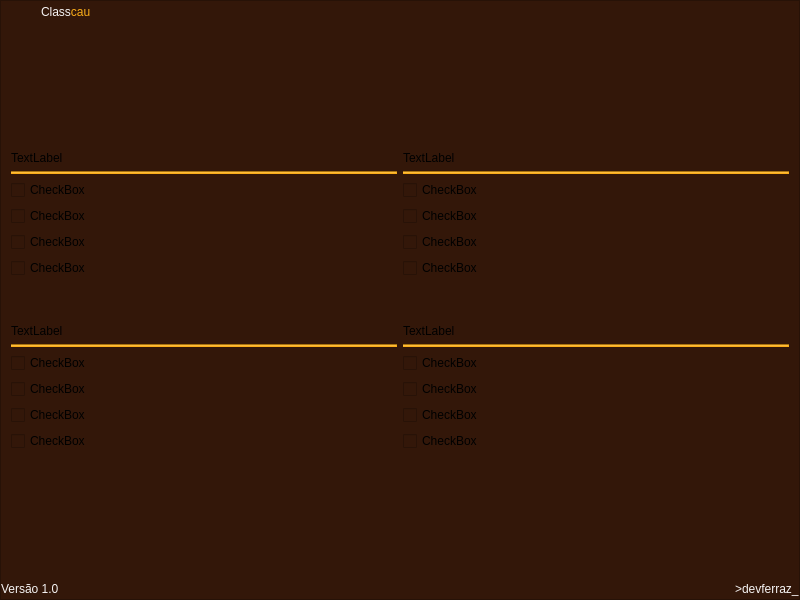
<?xml version="1.0" encoding="UTF-8"?>
<ui version="4.0">
 <class>DConfiguracoes</class>
 <widget class="QDialog" name="DConfiguracoes">
  <property name="geometry">
   <rect>
    <x>0</x>
    <y>0</y>
    <width>800</width>
    <height>600</height>
   </rect>
  </property>
  <property name="windowTitle">
   <string>Casscau - Configurações</string>
  </property>
  <layout class="QGridLayout" name="gridLayout">
   <property name="leftMargin">
    <number>0</number>
   </property>
   <property name="topMargin">
    <number>0</number>
   </property>
   <property name="rightMargin">
    <number>0</number>
   </property>
   <property name="bottomMargin">
    <number>0</number>
   </property>
   <property name="spacing">
    <number>0</number>
   </property>
   <item row="0" column="0">
    <widget class="QFrame" name="fConfiguracoes">
     <property name="styleSheet">
      <string notr="true">background-color: rgb(51, 23, 9);</string>
     </property>
     <property name="frameShape">
      <enum>QFrame::StyledPanel</enum>
     </property>
     <property name="frameShadow">
      <enum>QFrame::Plain</enum>
     </property>
     <layout class="QGridLayout" name="gridLayout_2">
      <property name="leftMargin">
       <number>0</number>
      </property>
      <property name="topMargin">
       <number>0</number>
      </property>
      <property name="rightMargin">
       <number>0</number>
      </property>
      <property name="bottomMargin">
       <number>0</number>
      </property>
      <property name="spacing">
       <number>0</number>
      </property>
      <item row="0" column="0">
       <layout class="QVBoxLayout" name="verticalLayout_3">
        <property name="spacing">
         <number>6</number>
        </property>
        <item>
         <layout class="QHBoxLayout" name="horizontalLayout">
          <property name="spacing">
           <number>0</number>
          </property>
          <item>
           <widget class="QPushButton" name="pbAdvanced">
            <property name="focusPolicy">
             <enum>Qt::NoFocus</enum>
            </property>
            <property name="text">
             <string/>
            </property>
            <property name="icon">
             <iconset resource="resource.qrc">
              <normaloff>:/icon/img/icon/pLogoClasscau.svg</normaloff>:/icon/img/icon/pLogoClasscau.svg</iconset>
            </property>
            <property name="iconSize">
             <size>
              <width>40</width>
              <height>40</height>
             </size>
            </property>
            <property name="autoDefault">
             <bool>false</bool>
            </property>
            <property name="flat">
             <bool>true</bool>
            </property>
           </widget>
          </item>
          <item>
           <widget class="QLabel" name="lTextLogo">
            <property name="styleSheet">
             <string notr="true">font: 22pt &quot;Roboto Bk&quot;;</string>
            </property>
            <property name="text">
             <string>&lt;html&gt;&lt;head/&gt;&lt;body&gt;&lt;p&gt;&lt;span style=&quot; color:#f6f4f4;&quot;&gt;Class&lt;/span&gt;&lt;span style=&quot; color:#faad19;&quot;&gt;cau&lt;/span&gt;&lt;/p&gt;&lt;/body&gt;&lt;/html&gt;</string>
            </property>
            <property name="alignment">
             <set>Qt::AlignLeading|Qt::AlignLeft|Qt::AlignVCenter</set>
            </property>
           </widget>
          </item>
          <item>
           <spacer name="horizontalSpacer">
            <property name="orientation">
             <enum>Qt::Horizontal</enum>
            </property>
            <property name="sizeHint" stdset="0">
             <size>
              <width>40</width>
              <height>20</height>
             </size>
            </property>
           </spacer>
          </item>
          <item>
           <widget class="QPushButton" name="pbMenu">
            <property name="focusPolicy">
             <enum>Qt::NoFocus</enum>
            </property>
            <property name="text">
             <string/>
            </property>
            <property name="icon">
             <iconset resource="resource.qrc">
              <normaloff>:/icon/img/icon/logoMenu.svg</normaloff>:/icon/img/icon/logoMenu.svg</iconset>
            </property>
            <property name="iconSize">
             <size>
              <width>25</width>
              <height>25</height>
             </size>
            </property>
            <property name="autoDefault">
             <bool>false</bool>
            </property>
            <property name="flat">
             <bool>true</bool>
            </property>
           </widget>
          </item>
         </layout>
        </item>
        <item>
         <spacer name="verticalSpacer_4">
          <property name="orientation">
           <enum>Qt::Vertical</enum>
          </property>
          <property name="sizeHint" stdset="0">
           <size>
            <width>20</width>
            <height>40</height>
           </size>
          </property>
         </spacer>
        </item>
        <item>
         <layout class="QHBoxLayout" name="horizontalLayout_3">
          <property name="spacing">
           <number>6</number>
          </property>
          <property name="leftMargin">
           <number>10</number>
          </property>
          <property name="rightMargin">
           <number>10</number>
          </property>
          <item>
           <layout class="QVBoxLayout" name="verticalLayout">
            <item>
             <widget class="QLabel" name="label_2">
              <property name="styleSheet">
               <string notr="true">font: 11pt &quot;Roboto Bk&quot;;</string>
              </property>
              <property name="text">
               <string>TextLabel</string>
              </property>
             </widget>
            </item>
            <item>
             <widget class="Line" name="line">
              <property name="styleSheet">
               <string notr="true">background-color: rgb(250, 173, 25);</string>
              </property>
              <property name="orientation">
               <enum>Qt::Horizontal</enum>
              </property>
             </widget>
            </item>
            <item>
             <widget class="QCheckBox" name="checkBox_5">
              <property name="text">
               <string>CheckBox</string>
              </property>
             </widget>
            </item>
            <item>
             <widget class="QCheckBox" name="checkBox_7">
              <property name="text">
               <string>CheckBox</string>
              </property>
             </widget>
            </item>
            <item>
             <widget class="QCheckBox" name="checkBox_6">
              <property name="text">
               <string>CheckBox</string>
              </property>
             </widget>
            </item>
            <item>
             <widget class="QCheckBox" name="checkBox_8">
              <property name="text">
               <string>CheckBox</string>
              </property>
             </widget>
            </item>
            <item>
             <spacer name="verticalSpacer">
              <property name="orientation">
               <enum>Qt::Vertical</enum>
              </property>
              <property name="sizeHint" stdset="0">
               <size>
                <width>20</width>
                <height>20</height>
               </size>
              </property>
             </spacer>
            </item>
            <item>
             <widget class="QLabel" name="label">
              <property name="styleSheet">
               <string notr="true">font: 11pt &quot;Roboto Bk&quot;;</string>
              </property>
              <property name="text">
               <string>TextLabel</string>
              </property>
             </widget>
            </item>
            <item>
             <widget class="Line" name="line_2">
              <property name="styleSheet">
               <string notr="true">background-color: rgb(250, 173, 25);</string>
              </property>
              <property name="orientation">
               <enum>Qt::Horizontal</enum>
              </property>
             </widget>
            </item>
            <item>
             <widget class="QCheckBox" name="checkBox">
              <property name="text">
               <string>CheckBox</string>
              </property>
             </widget>
            </item>
            <item>
             <widget class="QCheckBox" name="checkBox_2">
              <property name="text">
               <string>CheckBox</string>
              </property>
             </widget>
            </item>
            <item>
             <widget class="QCheckBox" name="checkBox_3">
              <property name="text">
               <string>CheckBox</string>
              </property>
             </widget>
            </item>
            <item>
             <widget class="QCheckBox" name="checkBox_4">
              <property name="text">
               <string>CheckBox</string>
              </property>
             </widget>
            </item>
           </layout>
          </item>
          <item>
           <layout class="QVBoxLayout" name="verticalLayout_2">
            <item>
             <widget class="QLabel" name="label_3">
              <property name="styleSheet">
               <string notr="true">font: 11pt &quot;Roboto Bk&quot;;</string>
              </property>
              <property name="text">
               <string>TextLabel</string>
              </property>
             </widget>
            </item>
            <item>
             <widget class="Line" name="line_3">
              <property name="styleSheet">
               <string notr="true">background-color: rgb(250, 173, 25);</string>
              </property>
              <property name="orientation">
               <enum>Qt::Horizontal</enum>
              </property>
             </widget>
            </item>
            <item>
             <widget class="QCheckBox" name="checkBox_9">
              <property name="text">
               <string>CheckBox</string>
              </property>
             </widget>
            </item>
            <item>
             <widget class="QCheckBox" name="checkBox_10">
              <property name="text">
               <string>CheckBox</string>
              </property>
             </widget>
            </item>
            <item>
             <widget class="QCheckBox" name="checkBox_11">
              <property name="text">
               <string>CheckBox</string>
              </property>
             </widget>
            </item>
            <item>
             <widget class="QCheckBox" name="checkBox_12">
              <property name="text">
               <string>CheckBox</string>
              </property>
             </widget>
            </item>
            <item>
             <spacer name="verticalSpacer_2">
              <property name="orientation">
               <enum>Qt::Vertical</enum>
              </property>
              <property name="sizeHint" stdset="0">
               <size>
                <width>20</width>
                <height>40</height>
               </size>
              </property>
             </spacer>
            </item>
            <item>
             <widget class="QLabel" name="label_4">
              <property name="styleSheet">
               <string notr="true">font: 11pt &quot;Roboto Bk&quot;;</string>
              </property>
              <property name="text">
               <string>TextLabel</string>
              </property>
             </widget>
            </item>
            <item>
             <widget class="Line" name="line_4">
              <property name="styleSheet">
               <string notr="true">background-color: rgb(250, 173, 25);</string>
              </property>
              <property name="orientation">
               <enum>Qt::Horizontal</enum>
              </property>
             </widget>
            </item>
            <item>
             <widget class="QCheckBox" name="checkBox_13">
              <property name="text">
               <string>CheckBox</string>
              </property>
             </widget>
            </item>
            <item>
             <widget class="QCheckBox" name="checkBox_14">
              <property name="text">
               <string>CheckBox</string>
              </property>
             </widget>
            </item>
            <item>
             <widget class="QCheckBox" name="checkBox_15">
              <property name="text">
               <string>CheckBox</string>
              </property>
             </widget>
            </item>
            <item>
             <widget class="QCheckBox" name="checkBox_16">
              <property name="text">
               <string>CheckBox</string>
              </property>
             </widget>
            </item>
           </layout>
          </item>
         </layout>
        </item>
        <item>
         <spacer name="verticalSpacer_3">
          <property name="orientation">
           <enum>Qt::Vertical</enum>
          </property>
          <property name="sizeHint" stdset="0">
           <size>
            <width>20</width>
            <height>40</height>
           </size>
          </property>
         </spacer>
        </item>
        <item>
         <layout class="QHBoxLayout" name="horizontalLayout_2">
          <item>
           <widget class="QLabel" name="label_6">
            <property name="styleSheet">
             <string notr="true">font: 10pt &quot;Roboto Bk&quot;;
color: rgb(246, 244, 244);</string>
            </property>
            <property name="text">
             <string>Versão 1.0</string>
            </property>
           </widget>
          </item>
          <item>
           <spacer name="horizontalSpacer_2">
            <property name="orientation">
             <enum>Qt::Horizontal</enum>
            </property>
            <property name="sizeHint" stdset="0">
             <size>
              <width>40</width>
              <height>20</height>
             </size>
            </property>
           </spacer>
          </item>
          <item>
           <widget class="QLabel" name="label_5">
            <property name="styleSheet">
             <string notr="true">font: 10pt &quot;Roboto Bk&quot;;
color: rgb(246, 244, 244);</string>
            </property>
            <property name="text">
             <string>&gt;devferraz_</string>
            </property>
           </widget>
          </item>
         </layout>
        </item>
       </layout>
      </item>
     </layout>
     <zorder>pbMenu</zorder>
     <zorder>lTextLogo</zorder>
     <zorder>pbAdvanced</zorder>
     <zorder>horizontalSpacer</zorder>
     <zorder>line</zorder>
     <zorder>line_2</zorder>
     <zorder>line_3</zorder>
     <zorder>line_4</zorder>
     <zorder>label</zorder>
     <zorder>label_2</zorder>
     <zorder>label_3</zorder>
     <zorder>label_4</zorder>
     <zorder>checkBox</zorder>
     <zorder>checkBox_2</zorder>
     <zorder>checkBox_3</zorder>
     <zorder>checkBox_4</zorder>
     <zorder>checkBox_5</zorder>
     <zorder>checkBox_6</zorder>
     <zorder>checkBox_7</zorder>
     <zorder>checkBox_8</zorder>
     <zorder>checkBox_9</zorder>
     <zorder>checkBox_10</zorder>
     <zorder>checkBox_11</zorder>
     <zorder>checkBox_12</zorder>
     <zorder>checkBox_13</zorder>
     <zorder>checkBox_14</zorder>
     <zorder>checkBox_15</zorder>
     <zorder>checkBox_16</zorder>
     <zorder>label_5</zorder>
     <zorder>label_6</zorder>
     <zorder>horizontalSpacer_2</zorder>
     <zorder>checkBox_8</zorder>
     <zorder>checkBox_6</zorder>
     <zorder>label</zorder>
     <zorder>verticalSpacer_3</zorder>
     <zorder>verticalSpacer_4</zorder>
    </widget>
   </item>
  </layout>
 </widget>
 <resources>
  <include location="resource.qrc"/>
 </resources>
 <connections/>
</ui>
